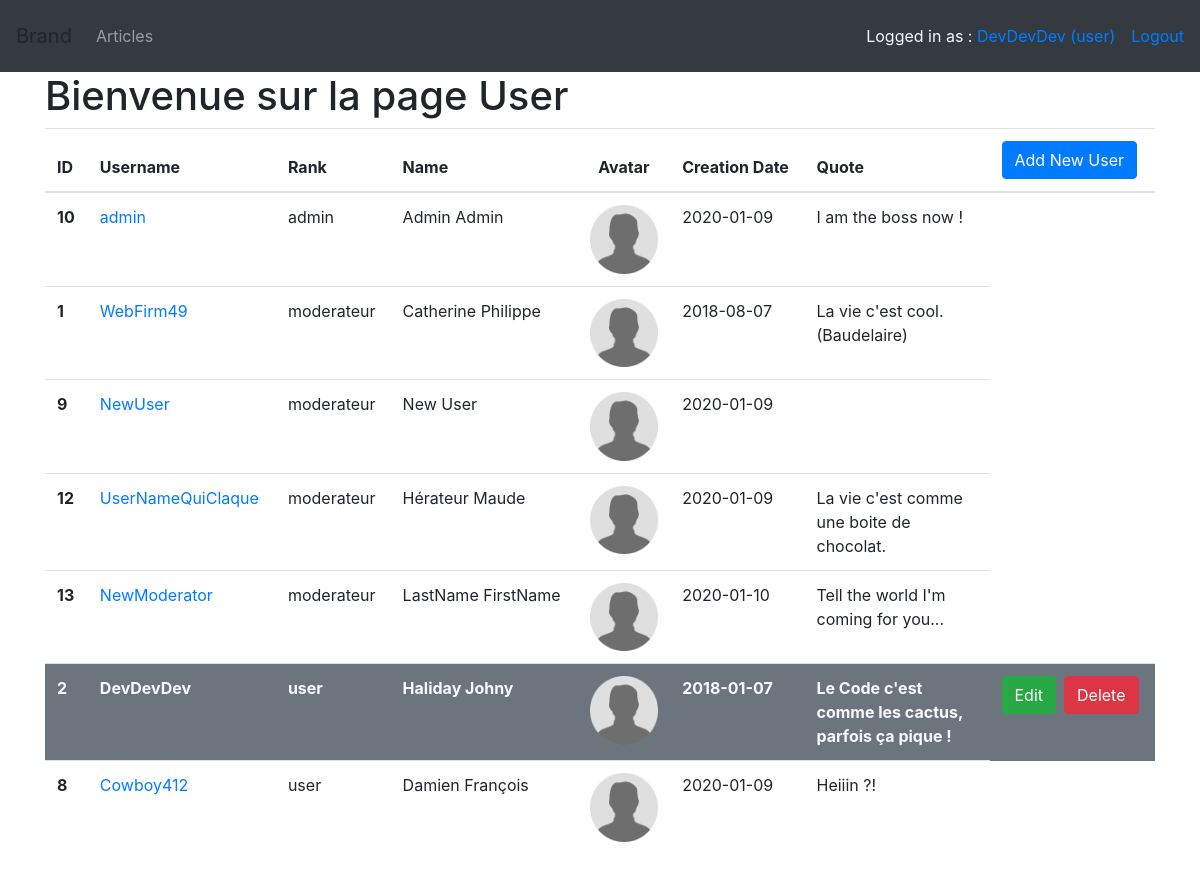
The page /index.php?controller=user (signed in) on the database its author committed.
### tables this page shows
CREATE TABLE IF NOT EXISTS `user` (
  `id` int(11) NOT NULL AUTO_INCREMENT,
  `nom` varchar(255) NOT NULL,
  `prenom` varchar(255) NOT NULL,
  `username` varchar(255) NOT NULL,
  `password` text NOT NULL,
  `avatar` varchar(255) NOT NULL DEFAULT 'img/default-user-image.png',
  `creation_date` date NOT NULL,
  `quote` text DEFAULT NULL,
  `rank` int(11) NOT NULL,
  PRIMARY KEY (`id`),
  KEY `fk_rank` (`rank`)
);

CREATE TABLE IF NOT EXISTS `rank` (
  `id` int(11) NOT NULL AUTO_INCREMENT,
  `name` varchar(255) NOT NULL,
  PRIMARY KEY (`id`)
);

### Controllers/UserController.php (called while the page is built, shortened)
<?php
    include "Views/UserView.php";
    class UserController extends Controller{
        public function __construct() {
            $this->view = new UserView();
            $this->model = new UserModel();
        }
        public function displayHome() {
            $userList = $this->model->getUsers();
            $this->view->displayHome($userList);
        }
    }

### index.php (called while the page is built, shortened)
<?php
    include "Views/View.php";
    include "Models/Model.php";
    include "Controllers/UserController.php";
    $action = "displayHome";
    $controller = new $requested_controller();
    $controller->$action();

### Models/Model.php (called while the page is built, shortened)
<?php
abstract class Model
{
    protected $connexion;
    public function __construct()
    {
        try {
            $this->connexion = new PDO("mysql:host=" . self::SERVER . ";dbname=" . self::BASE, self::USER, self::PASSWORD);
            $this->connexion->exec("SET NAMES 'UTF8'");
        } catch (Exception $e) {
            echo 'Erreur : ' . $e->getMessage();
        }
    }
    public function getUsers()
    {
        $request = "SELECT user.*, rank.name as rank_name FROM `user` join rank on user.rank = rank.id order by rank.id";
        $request = $this->connexion->query($request);
        $newsList = $request->fetchAll(PDO::FETCH_ASSOC);
        return $newsList;
    }
}

### Views/UserView.php (the view, shortened to what this page needs)
<?php
class UserView extends View
{
    public function displayHome($userList)
    {
        $this->page .= "<h1> Bienvenue sur la page User </h1>";
        $this->page .= "<table class='table'><thead>";
        $this->page .= "<tr class='sticky_custom'><th scope='col'>ID</th><th scope='col'>Username</th><th scope='col'>Rank</th><th scope='col'>Name</th>";
        $this->page .= "<th scope='col' class='text-center col-1'>Avatar</th><th scope='col'>Creation Date</th><th scope='col' class='col-2' >Quote</th><th scope='col'><a href='index.php?action=addForm&controller=user'><button class='btn btn-primary'>Add New User</button></a></th></tr></thead>";
        $this->page .= "<tbody>";
        $user_text = [];
        foreach ($userList as $user) {
            if ($user['id'] == $_SESSION['user']['id']) {
                $text_list_to_add = "<tr class='text-light bg-secondary font-weight-bold'>";
            } else {
                $text_list_to_add = "<tr>";
            }
            $text_list_to_add .= "<th>" . $user["id"] . "</th>";
            if ($user['id'] == $_SESSION['user']['id']) {
                $text_list_to_add .= "<td><a class='text-light' href='index.php?controller=user&action=displayUserPage&user=" .$user['id']. "'>" . $user["username"] . "</a></td>";
            } else {
                $text_list_to_add .= "<td><a href='index.php?controller=user&action=displayUserPage&user=" .$user['id']. "'>" . $user["username"] . "</a></td>";
            }
            $text_list_to_add .= "<td>" . $user["rank_name"] . "</td>";
            $text_list_to_add .= "<td>" . $user["nom"] . " ". $user["prenom"] . "</td>";
            $text_list_to_add .= "<td class='text-center'><img class='avatar'  src='img/default-user-image.png'></td>";
            $text_list_to_add .= "<td>" . $user["creation_date"] . "</td>";
            $text_list_to_add .= "<td>" . $user["quote"] . "</td>";
            if ($_SESSION['user']['rank'] < $user['rank'] || $user['id'] == $_SESSION['user']['id']) {
                $text_list_to_add .= "<td>"
                    ."<a href='index.php?controller=user&action=updateUserForm&user=" . $user['id']."'class='btn btn-success'>Edit</a>";
                $text_list_to_add .= "<a href='index.php?controller=user&action=deleteUser&user=" . $user['id']."' class='btn btn-danger ml-2'>Delete</a></td>";
            }
            $text_list_to_add .= "</tr>";
            $user_text[] = $text_list_to_add;
        }
        foreach ($user_text as $user_line) {
            $this->page .= $user_line;
        }
        $this->page .= "</tbody>";
        $this->page .= "</table>";
    }
}

### Views/View.php (shortened to what this page needs)
<?php
    abstract class View {
        protected $page;
        public function __construct() {
            $this->page = file_get_contents('pages/parts/head.html');
            $this->page .= file_get_contents('pages/parts/nav.html');
            $links_text = "";
            $this->page = str_replace("{nav_links}", $links_text, $this->page);
            if (isset($_SESSION) && !empty($_SESSION["user"])) {
                $text = "<p class='display-5 text-light ml-auto mt-3 mr-3'>Logged in as : <a href=index.php?controller=user&action=displayUserPage&user=". $_SESSION['user']['id'] .">" . $_SESSION['user']["username"] ." (" . $_SESSION['user']['rank_name'] . ")</a></p><a href='index.php?action=logout&controller=security'>Logout</a>";
            } else {
                $text = "<a class='ml-auto' href='index.php?action=displayLoginForm&controller=security'>Login</a>";
            }
            $this->page = str_replace("{connexionBtn}", $text, $this->page);
            $query_string = $_SERVER["QUERY_STRING"];
            if (preg_match("/controller=([a-z]+)/", $query_string, $matches)) {
                $result = $matches[1];
            } else {
                $result = 'news';
            }
            $matched_str = '{active-' .$result .'}';
            $this->page = str_replace($matched_str, "active", $this->page);
            $this->page = preg_replace("/{active-[a-z]+}/", "", $this->page);
        }
        protected function displayPage()
        {
            $this->page .= file_get_contents("pages/parts/footer.html");
            echo $this->page;
        }
    }

### css/style.css (style rules this page uses)
img { width: 100%; height:auto; }
.avatar { max-width: 8em; }
.sticky_custom { position: sticky; top: 5em; background-color: white; }

### rows shown on the page
user: id "10", username "admin", nom "Admin", prenom "Admin", creation_date "2020-01-09", quote "I am the boss now !"
rank: name "admin"
user: id "1", username "WebFirm49", nom "Catherine", prenom "Philippe", creation_date "2018-08-07", quote "La vie c'est cool. (Baudelaire)"
rank: name "moderateur moderateur moderateur moderateur"
user: id "9", username "NewUser", nom "New", prenom "User", creation_date "2020-01-09"
user: id "12", username "UserNameQuiClaque", nom "Hérateur", prenom "Maude", creation_date "2020-01-09", quote "La vie c'est comme une boite de chocolat."
user: id "13", username "NewModerator", nom "LastName", prenom "FirstName", creation_date "2020-01-10", quote "Tell the world I'm coming for you..."
user: id "2", username "DevDevDev", nom "Haliday", prenom "Johny", creation_date "2018-01-07", quote "Le Code c'est comme les cactus, parfois ça pique !"
rank: name "user user"
user: id "8", username "Cowboy412", nom "Damien", prenom "François", creation_date "2020-01-09", quote "Heiiin ?!"

### other values the page prints
$this->page "Brand Articles"
$_SESSION['user']["username"] "DevDevDev"
$_SESSION['user']['rank_name'] "user"
